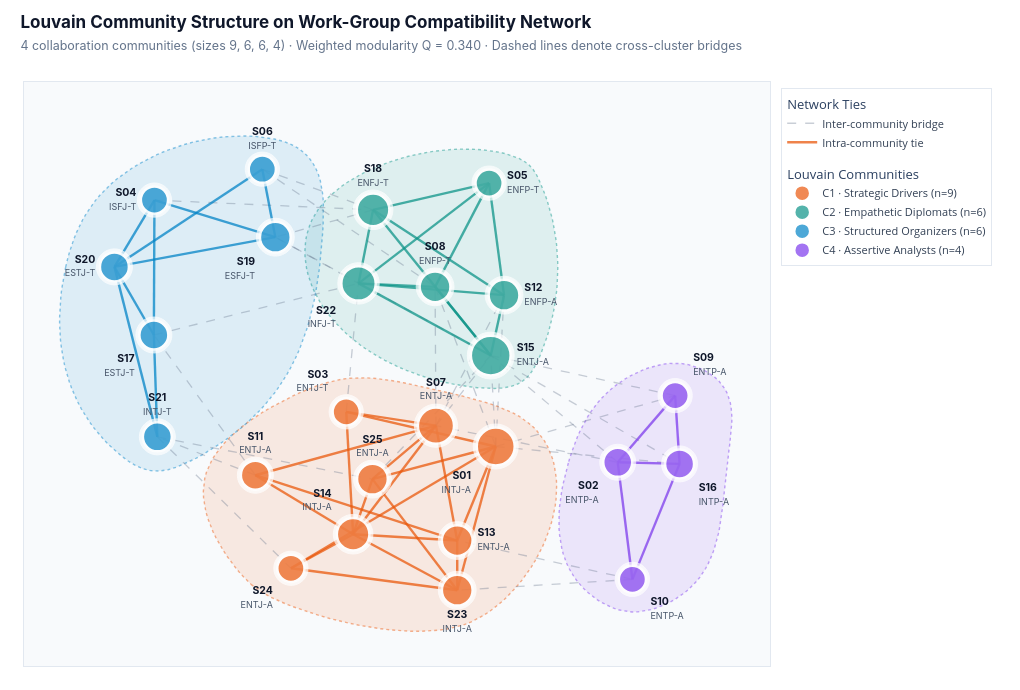

Source (notebook cell):
### Code cell
def smooth_hull_polygon(points, pad=0.08, n_interp=120):
    """Compute a smooth closed boundary polygon around a 2D cluster of nodes."""
    pts = np.asarray(points, dtype=float)
    centroid = pts.mean(axis=0)
    if len(pts) == 1:
        theta = np.linspace(0, 2 * np.pi, n_interp)
        return centroid[0] + pad * np.cos(theta), centroid[1] + pad * np.sin(theta)
    if len(pts) == 2:
        vec = pts[1] - pts[0]
        unit = vec / max(np.linalg.norm(vec), 1e-6)
        perp = np.array([-unit[1], unit[0]])
        pts_hull = np.array(
            [
                pts[0] - unit * pad + perp * pad,
                pts[1] + unit * pad + perp * pad,
                pts[1] + unit * pad - perp * pad,
                pts[0] - unit * pad - perp * pad,
            ]
        )
    else:
        angles = np.linspace(0, 2 * np.pi, 12, endpoint=False)
        expanded = np.vstack(
            [pts + pad * np.column_stack([np.cos(a), np.sin(a)]) for a in angles]
        )
        hull = ConvexHull(expanded)
        pts_hull = expanded[hull.vertices]

    pts_closed = np.vstack([pts_hull, pts_hull[0]])
    tck, _ = splprep(
        [pts_closed[:, 0], pts_closed[:, 1]],
        s=0.002,
        per=True,
        k=min(3, len(pts_hull) - 1),
    )
    return splev(np.linspace(0, 1, n_interp), tck)


# Figure 7A — Compatibility Network Colored by Louvain Community with Smooth Hulls
fig_comm = go.Figure()
all_nodes = list(G_compat.nodes())
all_pts = np.array([pos_compat[n] for n in all_nodes])
span = max(
    all_pts[:, 0].max() - all_pts[:, 0].min(), all_pts[:, 1].max() - all_pts[:, 1].min()
)
text_pos_compat = smart_text_positions(pos_compat, all_nodes)
strength_compat = dict(G_compat.degree(weight="weight"))

for idx, comm in enumerate(compat_communities):
    _, fill_rgba, border_rgba, _ = CLUSTER_PALETTE[idx]
    hx, hy = smooth_hull_polygon([pos_compat[n] for n in comm], pad=0.082 * span)
    fig_comm.add_trace(
        go.Scatter(
            x=hx,
            y=hy,
            fill="toself",
            fillcolor=fill_rgba,
            mode="lines",
            line={"color": border_rgba, "width": 1.4, "dash": "dot"},
            hoverinfo="skip",
            showlegend=False,
        )
    )

inter_x, inter_y = [], []
for u, v in G_compat.edges():
    if node_to_community[u] != node_to_community[v]:
        inter_x.extend([pos_compat[u][0], pos_compat[v][0], None])
        inter_y.extend([pos_compat[u][1], pos_compat[v][1], None])

fig_comm.add_trace(
    go.Scatter(
        x=inter_x,
        y=inter_y,
        mode="lines",
        line={"width": 1.3, "color": "rgba(100, 116, 139, 0.35)", "dash": "dash"},
        hoverinfo="skip",
        name="Inter-community bridge",
        legendgroup="Links",
        legendgrouptitle_text="Network Ties",
    )
)

for idx, comm in enumerate(compat_communities):
    _, _, border_rgba, _ = CLUSTER_PALETTE[idx]
    intra_x, intra_y = [], []
    for u, v in G_compat.subgraph(comm).edges():
        intra_x.extend([pos_compat[u][0], pos_compat[v][0], None])
        intra_y.extend([pos_compat[u][1], pos_compat[v][1], None])
    fig_comm.add_trace(
        go.Scatter(
            x=intra_x,
            y=intra_y,
            mode="lines",
            line={"width": 2.4, "color": border_rgba.replace("0.45", "0.74")},
            hoverinfo="skip",
            name="Intra-community tie" if idx == 0 else None,
            showlegend=(idx == 0),
            legendgroup="Links",
        )
    )

fig_comm.add_trace(
    go.Scatter(
        x=[pos_compat[n][0] for n in all_nodes],
        y=[pos_compat[n][1] for n in all_nodes],
        mode="markers",
        marker={
            "size": [27 + 1.8 * G_compat.degree(n) for n in all_nodes],
            "color": "#FFFFFF",
        },
        hoverinfo="skip",
        showlegend=False,
    )
)

for idx, comm in enumerate(compat_communities):
    solid, _, _, cname = CLUSTER_PALETTE[idx]
    c_nodes = sorted(comm)
    hover_data = [
        f"<b>{n}</b> · {df.loc[n, 'mbti']}{df.loc[n, 'variant']}<br>"
        f"Community: <b>{cname}</b><br>"
        f"Degree: <b>{G_compat.degree(n)}</b> · Strength: <b>{strength_compat[n]:.2f}</b><br>"
        f"<span style='color:#64748B'>E {df.loc[n, 'E']:.0%} · N {df.loc[n, 'N']:.0%} · "
        f"T {df.loc[n, 'T']:.0%} · J {df.loc[n, 'J']:.0%} · A {df.loc[n, 'A']:.0%}</span>"
        for n in c_nodes
    ]
    fig_comm.add_trace(
        go.Scatter(
            x=[pos_compat[n][0] for n in c_nodes],
            y=[pos_compat[n][1] for n in c_nodes],
            mode="markers+text",
            name=f"{cname} (n={len(c_nodes)})",
            legendgroup="Communities",
            legendgrouptitle_text="Louvain Communities" if idx == 0 else None,
            text=[
                f"<b>{n}</b><br><span style='font-size:9px;color:#475569'>{df.loc[n, 'mbti']}{df.loc[n, 'variant']}</span>"
                for n in c_nodes
            ],
            textposition=[text_pos_compat[n] for n in c_nodes],
            textfont={
                "size": 10.5,
                "color": "#0F172A",
                "family": "Inter, -apple-system, sans-serif",
            },
            marker={
                "size": [20 + 1.8 * G_compat.degree(n) for n in c_nodes],
                "color": solid,
                "line": {"width": 2.5, "color": "#FFFFFF"},
            },
            customdata=hover_data,
            hovertemplate="%{customdata}<extra></extra>",
        )
    )

xs, ys = all_pts[:, 0], all_pts[:, 1]
x_pad = (xs.max() - xs.min()) * 0.16
y_pad = (ys.max() - ys.min()) * 0.18

fig_comm.update_layout(
    title={
        "text": (
            "<b>Louvain Community Structure on Work-Group Compatibility Network</b>"
            f"<br><span style='font-size:12.5px;color:#64748B;font-weight:400'>"
            f"4 collaboration communities (sizes 9, 6, 6, 4) · Weighted modularity Q = {compat_modularity:.3f} · Dashed lines denote cross-cluster bridges</span>"
        ),
        "x": 0.02,
        "y": 0.96,
        "xanchor": "left",
        "yanchor": "top",
        "font": {
            "size": 17,
            "color": "#0F172A",
            "family": "Inter, -apple-system, sans-serif",
        },
    },
    width=1020,
    height=690,
    paper_bgcolor="#FFFFFF",
    plot_bgcolor="#F8FAFC",
    margin={"l": 24, "r": 250, "t": 82, "b": 24},
    xaxis={
        "showgrid": False,
        "zeroline": False,
        "showticklabels": False,
        "range": [xs.min() - x_pad, xs.max() + x_pad],
        "linecolor": "#E2E8F0",
        "linewidth": 1,
        "mirror": True,
    },
    yaxis={
        "showgrid": False,
        "zeroline": False,
        "showticklabels": False,
        "range": [ys.min() - y_pad, ys.max() + y_pad * 1.15],
        "linecolor": "#E2E8F0",
        "linewidth": 1,
        "mirror": True,
    },
    legend={
        "x": 1.015,
        "y": 0.99,
        "xanchor": "left",
        "yanchor": "top",
        "bgcolor": "rgba(255,255,255,0.94)",
        "bordercolor": "#E2E8F0",
        "borderwidth": 1,
        "font": {"size": 11, "color": "#334155"},
        "tracegroupgap": 12,
    },
    hoverlabel={
        "bgcolor": "#FFFFFF",
        "bordercolor": "#CBD5E1",
        "font": {
            "size": 12,
            "family": "Inter, -apple-system, sans-serif",
            "color": "#0F172A",
        },
    },
)
fig_comm.show()

# Figure 7B — Psychometric Radar Signatures Across Communities
trait_labels = [
    "Energy (E)<br><span style='font-size:10px;color:#64748B'>Extraverted</span>",
    "Mind (N)<br><span style='font-size:10px;color:#64748B'>Intuitive</span>",
    "Nature (T)<br><span style='font-size:10px;color:#64748B'>Thinking</span>",
    "Tactics (J)<br><span style='font-size:10px;color:#64748B'>Judging</span>",
    "Identity (A)<br><span style='font-size:10px;color:#64748B'>Assertive</span>",
]

fig_radar = go.Figure()
for idx, comm in enumerate(compat_communities):
    solid, fill_rgba, _, cname = CLUSTER_PALETTE[idx]
    means = [float(df.loc[sorted(comm), t].mean() * 100.0) for t in traits]
    fig_radar.add_trace(
        go.Scatterpolar(
            r=means + [means[0]],
            theta=trait_labels + [trait_labels[0]],
            fill="toself",
            fillcolor=fill_rgba.replace("0.11", "0.13"),
            mode="lines+markers",
            name=f"{cname} (n={len(comm)})",
            line={"color": solid, "width": 2.5},
            marker={
                "size": 7.5,
                "color": solid,
                "line": {"width": 1.5, "color": "#FFFFFF"},
            },
            hovertemplate=f"<b>{cname}</b><br>%{{theta}}: <b>%{{r:.1f}}%</b><extra></extra>",
        )
    )

fig_radar.add_trace(
    go.Scatterpolar(
        r=[50, 50, 50, 50, 50, 50],
        theta=trait_labels + [trait_labels[0]],
        mode="lines",
        name="50% Neutral Midpoint",
        line={"color": "rgba(100, 116, 139, 0.55)", "width": 1.4, "dash": "dot"},
        hoverinfo="skip",
    )
)

fig_radar.update_layout(
    title={
        "text": (
            "<b>Psychometric Trait Signatures Across Louvain Communities</b>"
            "<br><span style='font-size:12.5px;color:#64748B;font-weight:400'>"
            "Mean continuous 16Personalities scores (%) per cluster on the Work-Group Compatibility Network</span>"
        ),
        "x": 0.02,
        "y": 0.96,
        "xanchor": "left",
        "yanchor": "top",
        "font": {
            "size": 17,
            "color": "#0F172A",
            "family": "Inter, -apple-system, sans-serif",
        },
    },
    width=960,
    height=580,
    paper_bgcolor="#FFFFFF",
    font={"family": "Inter, -apple-system, sans-serif", "color": "#1E293B"},
    margin={"l": 60, "r": 265, "t": 95, "b": 45},
    polar={
        "bgcolor": "#F8FAFC",
        "radialaxis": {
            "visible": True,
            "range": [0, 100],
            "angle": 54,
            "tickangle": 0,
            "tickvals": [20, 40, 60, 80],
            "ticktext": ["20%", "40%", "60%", "80%"],
            "tickfont": {"size": 10, "color": "#64748B"},
            "gridcolor": "#E2E8F0",
            "linecolor": "#CBD5E1",
        },
        "angularaxis": {
            "tickfont": {"size": 11.5, "color": "#0F172A"},
            "gridcolor": "#E2E8F0",
            "linecolor": "#CBD5E1",
            "direction": "clockwise",
            "rotation": 90,
        },
    },
    legend={
        "x": 1.05,
        "y": 0.92,
        "xanchor": "left",
        "yanchor": "top",
        "bgcolor": "rgba(255,255,255,0.95)",
        "bordercolor": "#E2E8F0",
        "borderwidth": 1,
        "font": {"size": 11, "color": "#334155"},
    },
    hoverlabel={
        "bgcolor": "#FFFFFF",
        "bordercolor": "#CBD5E1",
        "font": {
            "size": 12,
            "family": "Inter, -apple-system, sans-serif",
            "color": "#0F172A",
        },
    },
)
fig_radar.show()

### Figure 1 — Plotly figure (JSON) as saved in the notebook; plotly's stock layout.template omitted (floating-point values rounded to 4 significant figures)
{"data": [{"fill": "toself", "fillcolor": "rgba(234, 88, 12, 0.11)", "hoverinfo": "skip", "line": {"color": "rgba(234, 88, 12, 0.45)", "dash": "dot", "width": 1.4}, "mode": "lines", "showlegend": false, "type": "scatter", "x": [-0.4569, -0.4385, -0.4183, -0.3966, -0.3733, -0.3485, -0.3221, -0.2943, -0.2653, -0.2353, -0.2043, -0.1726, -0.1404, -0.1078, -0.07508, -0.04232, -0.009715, 0.02254, 0.05429, 0.08534, 0.1155, 0.1447, 0.1726, 0.1991, 0.2241, 0.2474, 0.2694, 0.2902, 0.31, 0.3289, 0.3472, 0.3648, 0.3816, 0.3978, 0.4131, 0.4276, 0.4412, 0.454, 0.4658, 0.4766, 0.4864, 0.4951, 0.5027, 0.5092, 0.5145, 0.5186, 0.5215, 0.523, 0.5232, 0.522, 0.5195, 0.5154, 0.5099, 0.5029, 0.4943, 0.4841, 0.4721, 0.4584, 0.4426, 0.4248, 0.4049, 0.3826, 0.3584, 0.3325, 0.3051, 0.2765, 0.2469, 0.2166, 0.1858, 0.1548, 0.1239, 0.09319, 0.06276, 0.03261, 0.002803, -0.02665, -0.0557, -0.08433, -0.1125, -0.1402, -0.1673, -0.194, -0.2202, -0.2461, -0.2718, -0.2973, -0.3227, -0.3478, -0.3726, -0.3968, -0.4205, -0.4433, -0.4653, -0.4862, -0.506, -0.5244, -0.5414, -0.5568, -0.5705, -0.5823, -0.5922, -0.5999, -0.6054, -0.6087, -0.6098, -0.6089, -0.6062, -0.6018, -0.5957, -0.5882, -0.5793, -0.5691, -0.5579, -0.5457, -0.5326, -0.5188, -0.5044, -0.4895, -0.4738, -0.4569], "y": [-0.921, -0.9418, -0.9607, -0.9781, -0.9944, -1.01, -1.025, -1.039, -1.053, -1.067, -1.079, -1.091, -1.101, -1.111, -1.119, -1.126, -1.132, -1.136, -1.138, -1.139, -1.137, -1.133, -1.128, -1.119, -1.109, -1.096, -1.081, -1.064, -1.045, -1.024, -1.002, -0.978, -0.9531, -0.9269, -0.8997, -0.8714, -0.8423, -0.8124, -0.7818, -0.7506, -0.719, -0.687, -0.6547, -0.6222, -0.5897, -0.5572, -0.5249, -0.4928, -0.4611, -0.4298, -0.399, -0.369, -0.3396, -0.3112, -0.2837, -0.2572, -0.232, -0.2081, -0.1855, -0.1646, -0.1453, -0.1277, -0.1116, -0.0969, -0.08338, -0.07085, -0.05915, -0.04808, -0.03747, -0.02713, -0.0169, -0.006773, 0.002946, 0.01194, 0.01989, 0.02648, 0.03139, 0.03429, 0.03488, 0.03283, 0.02784, 0.01996, 0.009577, -0.002939, -0.0172, -0.03284, -0.04953, -0.06719, -0.08581, -0.1054, -0.1258, -0.1471, -0.1693, -0.1923, -0.2161, -0.2406, -0.266, -0.292, -0.3187, -0.3461, -0.3742, -0.4028, -0.4321, -0.4619, -0.4921, -0.5226, -0.5533, -0.5841, -0.6149, -0.6456, -0.676, -0.7061, -0.7358, -0.7649, -0.7934, -0.8211, -0.8479, -0.8737, -0.8982, -0.921]}, {"fill": "toself", "fillcolor": "rgba(13, 148, 136, 0.11)", "hoverinfo": "skip", "line": {"color": "rgba(13, 148, 136, 0.45)", "dash": "dot", "width": 1.4}, "mode": "lines", "showlegend": false, "type": "scatter", "x": [-0.2406, -0.2512, -0.2602, -0.2677, -0.2738, -0.2785, -0.2817, -0.2837, -0.2843, -0.2836, -0.2816, -0.2785, -0.2741, -0.2687, -0.2621, -0.2544, -0.2456, -0.2359, -0.2252, -0.2135, -0.2009, -0.1873, -0.1729, -0.1576, -0.1414, -0.1244, -0.1066, -0.088, -0.06865, -0.04855, -0.02773, -0.006217, 0.01597, 0.03882, 0.0623, 0.08639, 0.1111, 0.1363, 0.1621, 0.1884, 0.2152, 0.2425, 0.27, 0.2972, 0.3236, 0.3486, 0.3716, 0.3921, 0.4097, 0.4245, 0.4371, 0.4478, 0.457, 0.4651, 0.4726, 0.4796, 0.4861, 0.4921, 0.4976, 0.5027, 0.5072, 0.5113, 0.515, 0.5181, 0.5208, 0.523, 0.5247, 0.5259, 0.5266, 0.5269, 0.5267, 0.526, 0.5248, 0.5232, 0.521, 0.5184, 0.5153, 0.5118, 0.5077, 0.5032, 0.4982, 0.4927, 0.4867, 0.4803, 0.4734, 0.466, 0.4577, 0.4478, 0.4355, 0.4203, 0.4026, 0.3826, 0.3609, 0.3378, 0.3138, 0.2891, 0.264, 0.2386, 0.2129, 0.187, 0.1611, 0.1351, 0.1092, 0.08342, 0.0579, 0.03269, 0.00788, -0.01645, -0.04021, -0.06332, -0.0857, -0.1073, -0.1279, -0.1476, -0.1663, -0.1838, -0.2, -0.215, -0.2285, -0.2406], "y": [0.8157, 0.7926, 0.7688, 0.7445, 0.7197, 0.6946, 0.6691, 0.6433, 0.6173, 0.5912, 0.5651, 0.5389, 0.5128, 0.4869, 0.4611, 0.4356, 0.4104, 0.3857, 0.3614, 0.3375, 0.3142, 0.2914, 0.2692, 0.2475, 0.2265, 0.2062, 0.1865, 0.1675, 0.1493, 0.1319, 0.1152, 0.09942, 0.08446, 0.07039, 0.05723, 0.04502, 0.03378, 0.02355, 0.01435, 0.006212, -0.0008341, -0.006757, -0.01135, -0.01416, -0.01473, -0.01258, -0.007238, 0.001759, 0.01472, 0.03125, 0.05073, 0.07256, 0.09611, 0.1208, 0.146, 0.1714, 0.1971, 0.2229, 0.2489, 0.2751, 0.3014, 0.3278, 0.3543, 0.3809, 0.4076, 0.4343, 0.4611, 0.4878, 0.5146, 0.5414, 0.5681, 0.5948, 0.6214, 0.6479, 0.6743, 0.7006, 0.7267, 0.7527, 0.7785, 0.8042, 0.8296, 0.8548, 0.8797, 0.9044, 0.9288, 0.9529, 0.9764, 0.9984, 1.018, 1.035, 1.049, 1.061, 1.071, 1.079, 1.085, 1.089, 1.092, 1.093, 1.093, 1.091, 1.088, 1.084, 1.078, 1.071, 1.063, 1.054, 1.043, 1.031, 1.019, 1.005, 0.9899, 0.974, 0.9572, 0.9394, 0.9208, 0.9013, 0.8811, 0.86, 0.8382, 0.8157]}, {"fill": "toself", "fillcolor": "rgba(2, 132, 199, 0.11)", "hoverinfo": "skip", "line": {"color": "rgba(2, 132, 199, 0.45)", "dash": "dot", "width": 1.4}, "mode": "lines", "showlegend": false, "type": "scatter", "x": [-1.051, -1.056, -1.06, -1.064, -1.066, -1.069, -1.07, -1.071, -1.071, -1.07, -1.068, -1.066, -1.062, -1.058, -1.053, -1.047, -1.04, -1.032, -1.023, -1.013, -1.001, -0.9893, -0.9761, -0.9617, -0.9462, -0.9295, -0.9117, -0.8926, -0.8723, -0.8508, -0.8279, -0.8038, -0.7782, -0.7512, -0.7231, -0.6942, -0.6652, -0.6365, -0.6087, -0.5822, -0.557, -0.533, -0.5102, -0.4886, -0.4682, -0.4489, -0.4306, -0.4134, -0.3973, -0.3821, -0.3678, -0.3545, -0.3421, -0.3305, -0.3197, -0.3097, -0.3004, -0.2919, -0.2841, -0.2768, -0.2703, -0.2643, -0.2588, -0.2539, -0.2494, -0.2454, -0.2418, -0.2386, -0.2357, -0.2332, -0.2309, -0.2289, -0.2271, -0.2256, -0.2246, -0.2243, -0.225, -0.2268, -0.23, -0.2347, -0.2412, -0.2496, -0.2603, -0.2734, -0.289, -0.3075, -0.3291, -0.3538, -0.3816, -0.4118, -0.4437, -0.4765, -0.5097, -0.5427, -0.5754, -0.6077, -0.6394, -0.6705, -0.7008, -0.7303, -0.7588, -0.7863, -0.8127, -0.8378, -0.8615, -0.8837, -0.9044, -0.9234, -0.9409, -0.9568, -0.9713, -0.9844, -0.9963, -1.007, -1.017, -1.025, -1.033, -1.04, -1.046, -1.051], "y": [0.5471, 0.5143, 0.4812, 0.4479, 0.4145, 0.3809, 0.3473, 0.3137, 0.28, 0.2464, 0.2129, 0.1796, 0.1464, 0.1134, 0.08066, 0.04824, 0.01616, -0.01555, -0.04683, -0.07765, -0.108, -0.1377, -0.1669, -0.1955, -0.2233, -0.2505, -0.2769, -0.3026, -0.3273, -0.3504, -0.3704, -0.3858, -0.3951, -0.3969, -0.3908, -0.3783, -0.361, -0.3403, -0.3179, -0.2948, -0.2712, -0.2471, -0.2225, -0.1973, -0.1717, -0.1456, -0.1191, -0.09208, -0.06461, -0.03671, -0.008366, 0.0204, 0.04958, 0.07917, 0.1092, 0.1395, 0.1703, 0.2014, 0.2329, 0.2647, 0.2969, 0.3294, 0.3623, 0.3954, 0.4289, 0.4626, 0.4967, 0.531, 0.5656, 0.6005, 0.6356, 0.671, 0.7066, 0.7423, 0.7779, 0.8132, 0.848, 0.8819, 0.9149, 0.9466, 0.9768, 1.005, 1.032, 1.057, 1.079, 1.098, 1.115, 1.129, 1.139, 1.147, 1.152, 1.154, 1.153, 1.15, 1.144, 1.136, 1.126, 1.114, 1.1, 1.084, 1.067, 1.048, 1.027, 1.005, 0.9823, 0.9582, 0.9332, 0.9073, 0.8806, 0.8532, 0.825, 0.7962, 0.7668, 0.7368, 0.7063, 0.6753, 0.6438, 0.6119, 0.5797, 0.5471]}, {"fill": "toself", "fillcolor": "rgba(124, 58, 237, 0.11)", "hoverinfo": "skip", "line": {"color": "rgba(124, 58, 237, 0.45)", "dash": "dot", "width": 1.4}, "mode": "lines", "showlegend": false, "type": "scatter", "x": [0.5606, 0.5557, 0.5511, 0.5469, 0.5431, 0.5397, 0.5368, 0.5344, 0.5325, 0.5311, 0.5304, 0.5302, 0.5307, 0.5319, 0.5338, 0.5365, 0.5399, 0.5442, 0.5493, 0.5553, 0.5622, 0.57, 0.5788, 0.5886, 0.5995, 0.6114, 0.6245, 0.6386, 0.6539, 0.6703, 0.6876, 0.7058, 0.7246, 0.7441, 0.7641, 0.7844, 0.805, 0.8254, 0.8455, 0.8651, 0.8838, 0.9016, 0.9181, 0.9333, 0.9473, 0.9602, 0.972, 0.9827, 0.9925, 1.001, 1.009, 1.016, 1.023, 1.029, 1.034, 1.038, 1.042, 1.045, 1.049, 1.051, 1.054, 1.056, 1.058, 1.06, 1.061, 1.063, 1.065, 1.067, 1.069, 1.071, 1.074, 1.076, 1.079, 1.081, 1.083, 1.084, 1.085, 1.085, 1.084, 1.083, 1.08, 1.076, 1.07, 1.063, 1.055, 1.044, 1.032, 1.018, 1.002, 0.9842, 0.9655, 0.9458, 0.9253, 0.9043, 0.8829, 0.8614, 0.84, 0.8189, 0.7983, 0.7784, 0.7594, 0.7415, 0.7247, 0.7089, 0.694, 0.6801, 0.6671, 0.655, 0.6437, 0.6332, 0.6233, 0.6142, 0.6057, 0.5978, 0.5905, 0.5836, 0.5773, 0.5714, 0.5658, 0.5606], "y": [-0.3596, -0.3848, -0.4102, -0.4356, -0.4611, -0.4866, -0.512, -0.5374, -0.5627, -0.5878, -0.6128, -0.6375, -0.6621, -0.6863, -0.7102, -0.7338, -0.757, -0.7798, -0.8021, -0.824, -0.8453, -0.866, -0.8862, -0.9057, -0.9246, -0.9428, -0.9603, -0.9769, -0.9927, -1.007, -1.02, -1.031, -1.04, -1.046, -1.049, -1.048, -1.045, -1.038, -1.029, -1.018, -1.005, -0.9914, -0.9762, -0.9601, -0.9432, -0.9254, -0.9068, -0.8875, -0.8674, -0.8467, -0.8253, -0.8033, -0.7808, -0.7577, -0.7341, -0.7101, -0.6857, -0.6609, -0.6357, -0.6103, -0.5846, -0.5587, -0.5325, -0.5063, -0.4799, -0.4535, -0.427, -0.4006, -0.3742, -0.3479, -0.3217, -0.2957, -0.2699, -0.2444, -0.2193, -0.1945, -0.1703, -0.1465, -0.1233, -0.1007, -0.07884, -0.05767, -0.03729, -0.01775, 0.0008941, 0.01859, 0.03528, 0.05082, 0.06492, 0.07726, 0.0875, 0.09532, 0.1004, 0.1024, 0.1012, 0.09705, 0.09023, 0.0811, 0.07, 0.05727, 0.04322, 0.02816, 0.01217, -0.004707, -0.02243, -0.04094, -0.06022, -0.0802, -0.1009, -0.1221, -0.144, -0.1664, -0.1893, -0.2126, -0.2363, -0.2604, -0.2848, -0.3095, -0.3345, -0.3596]}, {"hoverinfo": "skip", "legendgroup": "Links", "legendgrouptitle": {"text": "Network Ties"}, "line": {"color": "rgba(100, 116, 139, 0.35)", "dash": "dash", "width": 1.3}, "mode": "lines", "name": "Inter-community bridge", "type": "scatter", "x": [0.3278, 0.9032, null, 0.3278, 0.3118, null, 0.3278, 0.1334, null, 0.3278, 0.3545, null, 0.3278, 0.9174, null, 0.7191, 0.1361, null, 0.7191, 0.3118, null, -0.1516, -0.1122, null, -0.7665, -0.06544, null, -0.4206, -0.06544, null, -0.4206, 0.1334, null, 0.1361, 0.3118, null, 0.1361, 0.1334, null, 0.1361, 0.3545, null, 0.9032, 0.3118, null, 0.7661, 0.2044, null, 0.7661, 0.2043, null, -0.443, -0.7572, null, -0.443, -0.7684, null, 0.3118, -0.06752, null, 0.3118, 0.9174, null, 0.3118, -0.3789, null, -0.7684, -0.1122, null, -0.06544, -0.3789, null, -0.3789, -0.1122, null, -0.7572, -0.06752, null, -0.7572, -0.329, null], "y": [-0.2832, -0.04785, null, -0.2832, 0.1375, null, -0.2832, 0.4554, null, -0.2832, 0.417, null, -0.2832, -0.3639, null, -0.3563, -0.1869, null, -0.3563, 0.1375, null, -0.1231, 0.4714, null, 0.8569, 0.8118, null, 1.0, 0.8118, null, 1.0, 0.4554, null, -0.1869, 0.1375, null, -0.1869, 0.4554, null, -0.1869, 0.417, null, -0.04785, 0.1375, null, -0.8981, -0.9483, null, -0.8981, -0.7184, null, -0.4162, -0.2387, null, -0.4162, 0.2326, null, 0.1375, -0.4342, null, 0.1375, -0.3639, null, 0.1375, 0.6854, null, 0.2326, 0.4714, null, 0.8118, 0.6854, null, 0.6854, 0.4714, null, -0.2387, -0.4342, null, -0.2387, -0.8469, null]}, {"hoverinfo": "skip", "legendgroup": "Links", "line": {"color": "rgba(234, 88, 12, 0.74)", "width": 2.4}, "mode": "lines", "name": "Intra-community tie", "showlegend": true, "type": "scatter", "x": [-0.06752, 0.3278, null, -0.06752, -0.1295, null, -0.06752, 0.2044, null, -0.06752, 0.1361, null, -0.1516, -0.1295, null, -0.1516, 0.1361, null, -0.1516, 0.3278, null, -0.443, -0.1295, null, -0.443, 0.1361, null, -0.443, 0.2043, null, 0.1361, -0.1295, null, 0.1361, 0.2043, null, 0.2044, 0.2043, null, 0.2044, -0.1295, null, 0.2044, 0.3278, null, 0.2044, -0.329, null, -0.329, 0.3278, null, -0.329, -0.1295, null, 0.3278, 0.2043, null, -0.1295, 0.2043, null], "y": [-0.4342, -0.2832, null, -0.4342, -0.6891, null, -0.4342, -0.9483, null, -0.4342, -0.1869, null, -0.1231, -0.6891, null, -0.1231, -0.1869, null, -0.1231, -0.2832, null, -0.4162, -0.6891, null, -0.4162, -0.1869, null, -0.4162, -0.7184, null, -0.1869, -0.6891, null, -0.1869, -0.7184, null, -0.9483, -0.7184, null, -0.9483, -0.6891, null, -0.9483, -0.2832, null, -0.9483, -0.8469, null, -0.8469, -0.2832, null, -0.8469, -0.6891, null, -0.2832, -0.7184, null, -0.6891, -0.7184, null]}, {"hoverinfo": "skip", "legendgroup": "Links", "line": {"color": "rgba(13, 148, 136, 0.74)", "width": 2.4}, "mode": "lines", "showlegend": false, "type": "scatter", "x": [0.1334, 0.3066, null, 0.1334, -0.1122, null, 0.1334, 0.3118, null, -0.1122, 0.3066, null, -0.1122, 0.3545, null, -0.1122, 0.3118, null, -0.1122, -0.06544, null, 0.3066, -0.06544, null, 0.3066, 0.3545, null, 0.3118, 0.3545, null, 0.3118, -0.06544, null, 0.3545, -0.06544, null], "y": [0.4554, 0.9354, null, 0.4554, 0.4714, null, 0.4554, 0.1375, null, 0.4714, 0.9354, null, 0.4714, 0.417, null, 0.4714, 0.1375, null, 0.4714, 0.8118, null, 0.9354, 0.8118, null, 0.9354, 0.417, null, 0.1375, 0.417, null, 0.1375, 0.8118, null, 0.417, 0.8118, null]}, {"hoverinfo": "skip", "legendgroup": "Links", "line": {"color": "rgba(2, 132, 199, 0.74)", "width": 2.4}, "mode": "lines", "showlegend": false, "type": "scatter", "x": [-0.8949, -0.7665, null, -0.8949, -0.4206, null, -0.8949, -0.7684, null, -0.8949, -0.3789, null, -0.8949, -0.7572, null, -0.4206, -0.3789, null, -0.3789, -0.7665, null, -0.7684, -0.7665, null, -0.7684, -0.7572, null], "y": [0.5478, 0.8569, null, 0.5478, 1.0, null, 0.5478, 0.2326, null, 0.5478, 0.6854, null, 0.5478, -0.2387, null, 1.0, 0.6854, null, 0.6854, 0.8569, null, 0.2326, 0.8569, null, 0.2326, -0.2387, null]}, {"hoverinfo": "skip", "legendgroup": "Links", "line": {"color": "rgba(124, 58, 237, 0.74)", "width": 2.4}, "mode": "lines", "showlegend": false, "type": "scatter", "x": [0.7191, 0.9174, null, 0.7191, 0.9032, null, 0.7191, 0.7661, null, 0.7661, 0.9174, null, 0.9032, 0.9174, null], "y": [-0.3563, -0.3639, null, -0.3563, -0.04785, null, -0.3563, -0.8981, null, -0.8981, -0.3639, null, -0.04785, -0.3639, null]}, {"hoverinfo": "skip", "marker": {"color": "#FFFFFF", "size": [45.0, 36.0, 34.2, 34.2, 34.2, 34.2, 43.2, 37.8, 34.2, 34.2, 36.0, 37.8, 37.8, 39.6, 46.8, 36.0, 36.0, 39.6, 37.8, 36.0, 36.0, 41.4, 37.8, 34.2, 37.8]}, "mode": "markers", "showlegend": false, "type": "scatter", "x": [0.3278, 0.7191, -0.1516, -0.7665, 0.3066, -0.4206, 0.1361, 0.1334, 0.9032, 0.7661, -0.443, 0.3545, 0.2043, -0.1295, 0.3118, 0.9174, -0.7684, -0.06544, -0.3789, -0.8949, -0.7572, -0.1122, 0.2044, -0.329, -0.06752], "y": [-0.2832, -0.3563, -0.1231, 0.8569, 0.9354, 1.0, -0.1869, 0.4554, -0.04785, -0.8981, -0.4162, 0.417, -0.7184, -0.6891, 0.1375, -0.3639, 0.2326, 0.8118, 0.6854, 0.5478, -0.2387, 0.4714, -0.9483, -0.8469, -0.4342]}, {"customdata": ["<b>S01</b> · INTJ-A<br>Community: <b>C1 · Strategic Drivers</b><br>Degree: <b>10</b> · Strength: <b>8.66</b><br><span style='color:#64748B'>E 36% · N 64% · T 67% · J 58% · A 83%</span>", "<b>S03</b> · ENTJ-T<br>Community: <b>C1 · Strategic Drivers</b><br>Degree: <b>4</b> · Strength: <b>3.49</b><br><span style='color:#64748B'>E 65% · N 85% · T 63% · J 67% · A 49%</span>", "<b>S07</b> · ENTJ-A<br>Community: <b>C1 · Strategic Drivers</b><br>Degree: <b>9</b> · Strength: <b>7.91</b><br><span style='color:#64748B'>E 51% · N 73% · T 69% · J 54% · A 51%</span>", "<b>S11</b> · ENTJ-A<br>Community: <b>C1 · Strategic Drivers</b><br>Degree: <b>5</b> · Strength: <b>4.43</b><br><span style='color:#64748B'>E 61% · N 67% · T 69% · J 83% · A 54%</span>", "<b>S13</b> · ENTJ-A<br>Community: <b>C1 · Strategic Drivers</b><br>Degree: <b>6</b> · Strength: <b>5.28</b><br><span style='color:#64748B'>E 54% · N 65% · T 86% · J 70% · A 64%</span>", "<b>S14</b> · INTJ-A<br>Community: <b>C1 · Strategic Drivers</b><br>Degree: <b>7</b> · Strength: <b>6.23</b><br><span style='color:#64748B'>E 43% · N 70% · T 74% · J 72% · A 64%</span>", "<b>S23</b> · INTJ-A<br>Community: <b>C1 · Strategic Drivers</b><br>Degree: <b>6</b> · Strength: <b>5.02</b><br><span style='color:#64748B'>E 49% · N 54% · T 90% · J 69% · A 92%</span>", "<b>S24</b> · ENTJ-A<br>Community: <b>C1 · Strategic Drivers</b><br>Degree: <b>4</b> · Strength: <b>3.08</b><br><span style='color:#64748B'>E 100% · N 63% · T 86% · J 78% · A 99%</span>", "<b>S25</b> · ENTJ-A<br>Community: <b>C1 · Strategic Drivers</b><br>Degree: <b>6</b> · Strength: <b>5.33</b><br><span style='color:#64748B'>E 67% · N 61% · T 67% · J 67% · A 71%</span>"], "hovertemplate": "%{customdata}<extra></extra>", "legendgroup": "Communities", "legendgrouptitle": {"text": "Louvain Communities"}, "marker": {"color": "#EA580C", "line": {"color": "#FFFFFF", "width": 2.5}, "size": [38.0, 27.2, 36.2, 29.0, 30.8, 32.6, 30.8, 27.2, 30.8]}, "mode": "markers+text", "name": "C1 · Strategic Drivers (n=9)", "text": ["<b>S01</b><br><span style='font-size:9px;color:#475569'>INTJ-A</span>", "<b>S03</b><br><span style='font-size:9px;color:#475569'>ENTJ-T</span>", "<b>S07</b><br><span style='font-size:9px;color:#475569'>ENTJ-A</span>", "<b>S11</b><br><span style='font-size:9px;color:#475569'>ENTJ-A</span>", "<b>S13</b><br><span style='font-size:9px;color:#475569'>ENTJ-A</span>", "<b>S14</b><br><span style='font-size:9px;color:#475569'>INTJ-A</span>", "<b>S23</b><br><span style='font-size:9px;color:#475569'>INTJ-A</span>", "<b>S24</b><br><span style='font-size:9px;color:#475569'>ENTJ-A</span>", "<b>S25</b><br><span style='font-size:9px;color:#475569'>ENTJ-A</span>"], "textfont": {"color": "#0F172A", "family": "Inter, -apple-system, sans-serif", "size": 10.5}, "textposition": ["bottom left", "top left", "top center", "top center", "middle right", "top left", "bottom center", "bottom left", "top center"], "type": "scatter", "x": [0.3278, -0.1516, 0.1361, -0.443, 0.2043, -0.1295, 0.2044, -0.329, -0.06752], "y": [-0.2832, -0.1231, -0.1869, -0.4162, -0.7184, -0.6891, -0.9483, -0.8469, -0.4342]}, {"customdata": ["<b>S05</b> · ENFP-T<br>Community: <b>C2 · Empathetic Diplomats</b><br>Degree: <b>4</b> · Strength: <b>3.14</b><br><span style='color:#64748B'>E 53% · N 86% · T 22% · J 42% · A 12%</span>", "<b>S08</b> · ENFP-T<br>Community: <b>C2 · Empathetic Diplomats</b><br>Degree: <b>6</b> · Strength: <b>4.92</b><br><span style='color:#64748B'>E 78% · N 70% · T 49% · J 43% · A 44%</span>", "<b>S12</b> · ENFP-A<br>Community: <b>C2 · Empathetic Diplomats</b><br>Degree: <b>6</b> · Strength: <b>5.13</b><br><span style='color:#64748B'>E 65% · N 71% · T 49% · J 42% · A 56%</span>", "<b>S15</b> · ENTJ-A<br>Community: <b>C2 · Empathetic Diplomats</b><br>Degree: <b>11</b> · Strength: <b>9.61</b><br><span style='color:#64748B'>E 52% · N 61% · T 54% · J 54% · A 69%</span>", "<b>S18</b> · ENFJ-T<br>Community: <b>C2 · Empathetic Diplomats</b><br>Degree: <b>7</b> · Strength: <b>6.03</b><br><span style='color:#64748B'>E 56% · N 64% · T 40% · J 53% · A 36%</span>", "<b>S22</b> · INFJ-T<br>Community: <b>C2 · Empathetic Diplomats</b><br>Degree: <b>8</b> · Strength: <b>6.96</b><br><span style='color:#64748B'>E 46% · N 64% · T 49% · J 57% · A 39%</span>"], "hovertemplate": "%{customdata}<extra></extra>", "legendgroup": "Communities", "marker": {"color": "#0D9488", "line": {"color": "#FFFFFF", "width": 2.5}, "size": [27.2, 30.8, 30.8, 39.8, 32.6, 34.4]}, "mode": "markers+text", "name": "C2 · Empathetic Diplomats (n=6)", "text": ["<b>S05</b><br><span style='font-size:9px;color:#475569'>ENFP-T</span>", "<b>S08</b><br><span style='font-size:9px;color:#475569'>ENFP-T</span>", "<b>S12</b><br><span style='font-size:9px;color:#475569'>ENFP-A</span>", "<b>S15</b><br><span style='font-size:9px;color:#475569'>ENTJ-A</span>", "<b>S18</b><br><span style='font-size:9px;color:#475569'>ENFJ-T</span>", "<b>S22</b><br><span style='font-size:9px;color:#475569'>INFJ-T</span>"], "textfont": {"color": "#0F172A", "family": "Inter, -apple-system, sans-serif", "size": 10.5}, "textposition": ["middle right", "top center", "middle right", "middle right", "top center", "bottom left"], "type": "scatter", "x": [0.3066, 0.1334, 0.3545, 0.3118, -0.06544, -0.1122], "y": [0.9354, 0.4554, 0.417, 0.1375, 0.8118, 0.4714]}, {"customdata": ["<b>S04</b> · ISFJ-T<br>Community: <b>C3 · Structured Organizers</b><br>Degree: <b>4</b> · Strength: <b>3.48</b><br><span style='color:#64748B'>E 36% · N 43% · T 43% · J 76% · A 32%</span>", "<b>S06</b> · ISFP-T<br>Community: <b>C3 · Structured Organizers</b><br>Degree: <b>4</b> · Strength: <b>3.35</b><br><span style='color:#64748B'>E 31% · N 36% · T 47% · J 39% · A 31%</span>", "<b>S17</b> · ESTJ-T<br>Community: <b>C3 · Structured Organizers</b><br>Degree: <b>5</b> · Strength: <b>4.30</b><br><span style='color:#64748B'>E 51% · N 46% · T 64% · J 81% · A 33%</span>", "<b>S19</b> · ESFJ-T<br>Community: <b>C3 · Structured Organizers</b><br>Degree: <b>6</b> · Strength: <b>5.25</b><br><span style='color:#64748B'>E 54% · N 45% · T 39% · J 57% · A 49%</span>", "<b>S20</b> · ESTJ-T<br>Community: <b>C3 · Structured Organizers</b><br>Degree: <b>5</b> · Strength: <b>4.28</b><br><span style='color:#64748B'>E 58% · N 35% · T 65% · J 75% · A 43%</span>", "<b>S21</b> · INTJ-T<br>Community: <b>C3 · Structured Organizers</b><br>Degree: <b>5</b> · Strength: <b>4.14</b><br><span style='color:#64748B'>E 18% · N 58% · T 69% · J 92% · A 42%</span>"], "hovertemplate": "%{customdata}<extra></extra>", "legendgroup": "Communities", "marker": {"color": "#0284C7", "line": {"color": "#FFFFFF", "width": 2.5}, "size": [27.2, 27.2, 29.0, 30.8, 29.0, 29.0]}, "mode": "markers+text", "name": "C3 · Structured Organizers (n=6)", "text": ["<b>S04</b><br><span style='font-size:9px;color:#475569'>ISFJ-T</span>", "<b>S06</b><br><span style='font-size:9px;color:#475569'>ISFP-T</span>", "<b>S17</b><br><span style='font-size:9px;color:#475569'>ESTJ-T</span>", "<b>S19</b><br><span style='font-size:9px;color:#475569'>ESFJ-T</span>", "<b>S20</b><br><span style='font-size:9px;color:#475569'>ESTJ-T</span>", "<b>S21</b><br><span style='font-size:9px;color:#475569'>INTJ-T</span>"], "textfont": {"color": "#0F172A", "family": "Inter, -apple-system, sans-serif", "size": 10.5}, "textposition": ["middle left", "top center", "bottom left", "bottom left", "middle left", "top center"], "type": "scatter", "x": [-0.7665, -0.4206, -0.7684, -0.3789, -0.8949, -0.7572], "y": [0.8569, 1.0, 0.2326, 0.6854, 0.5478, -0.2387]}, {"customdata": ["<b>S02</b> · ENTP-A<br>Community: <b>C4 · Assertive Analysts</b><br>Degree: <b>5</b> · Strength: <b>4.26</b><br><span style='color:#64748B'>E 51% · N 54% · T 76% · J 33% · A 53%</span>", "<b>S09</b> · ENTP-A<br>Community: <b>C4 · Assertive Analysts</b><br>Degree: <b>4</b> · Strength: <b>3.51</b><br><span style='color:#64748B'>E 65% · N 56% · T 72% · J 40% · A 85%</span>", "<b>S10</b> · ENTP-A<br>Community: <b>C4 · Assertive Analysts</b><br>Degree: <b>4</b> · Strength: <b>3.27</b><br><span style='color:#64748B'>E 60% · N 63% · T 99% · J 22% · A 83%</span>", "<b>S16</b> · INTP-A<br>Community: <b>C4 · Assertive Analysts</b><br>Degree: <b>5</b> · Strength: <b>4.29</b><br><span style='color:#64748B'>E 46% · N 64% · T 69% · J 24% · A 83%</span>"], "hovertemplate": "%{customdata}<extra></extra>", "legendgroup": "Communities", "marker": {"color": "#7C3AED", "line": {"color": "#FFFFFF", "width": 2.5}, "size": [29.0, 27.2, 27.2, 29.0]}, "mode": "markers+text", "name": "C4 · Assertive Analysts (n=4)", "text": ["<b>S02</b><br><span style='font-size:9px;color:#475569'>ENTP-A</span>", "<b>S09</b><br><span style='font-size:9px;color:#475569'>ENTP-A</span>", "<b>S10</b><br><span style='font-size:9px;color:#475569'>ENTP-A</span>", "<b>S16</b><br><span style='font-size:9px;color:#475569'>INTP-A</span>"], "textfont": {"color": "#0F172A", "family": "Inter, -apple-system, sans-serif", "size": 10.5}, "textposition": ["bottom left", "top right", "bottom right", "bottom right"], "type": "scatter", "x": [0.7191, 0.9032, 0.7661, 0.9174], "y": [-0.3563, -0.04785, -0.8981, -0.3639]}], "layout": {"height": 690, "hoverlabel": {"bgcolor": "#FFFFFF", "bordercolor": "#CBD5E1", "font": {"color": "#0F172A", "family": "Inter, -apple-system, sans-serif", "size": 12}}, "legend": {"bgcolor": "rgba(255,255,255,0.94)", "bordercolor": "#E2E8F0", "borderwidth": 1, "font": {"color": "#334155", "size": 11}, "tracegroupgap": 12, "x": 1.015, "xanchor": "left", "y": 0.99, "yanchor": "top"}, "margin": {"b": 24, "l": 24, "r": 250, "t": 82}, "paper_bgcolor": "#FFFFFF", "plot_bgcolor": "#F8FAFC", "title": {"font": {"color": "#0F172A", "family": "Inter, -apple-system, sans-serif", "size": 17}, "text": "<b>Louvain Community Structure on Work-Group Compatibility Network</b><br><span style='font-size:12.5px;color:#64748B;font-weight:400'>4 collaboration communities (sizes 9, 6, 6, 4) · Weighted modularity Q = 0.340 · Dashed lines denote cross-cluster bridges</span>", "x": 0.02, "xanchor": "left", "y": 0.96, "yanchor": "top"}, "width": 1020, "xaxis": {"linecolor": "#E2E8F0", "linewidth": 1, "mirror": true, "range": [-1.185, 1.207], "showgrid": false, "showticklabels": false, "zeroline": false}, "yaxis": {"linecolor": "#E2E8F0", "linewidth": 1, "mirror": true, "range": [-1.299, 1.403], "showgrid": false, "showticklabels": false, "zeroline": false}}}
